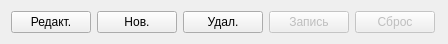
<?xml version="1.0" encoding="UTF-8"?>
<ui version="4.0">
 <class>PushForm</class>
 <widget class="QWidget" name="PushForm">
  <property name="geometry">
   <rect>
    <x>0</x>
    <y>0</y>
    <width>448</width>
    <height>41</height>
   </rect>
  </property>
  <property name="windowTitle">
   <string>Form</string>
  </property>
  <layout class="QHBoxLayout" name="horizontalLayout">
   <item>
    <widget class="QPushButton" name="cmdEdt">
     <property name="text">
      <string>Редакт.</string>
     </property>
     <property name="icon">
      <iconset theme="accessories-text-editor"/>
     </property>
    </widget>
   </item>
   <item>
    <widget class="QPushButton" name="cmdNew">
     <property name="text">
      <string>Нов.</string>
     </property>
     <property name="icon">
      <iconset theme="document-new"/>
     </property>
    </widget>
   </item>
   <item>
    <widget class="QPushButton" name="cmdDel">
     <property name="text">
      <string>Удал.</string>
     </property>
     <property name="icon">
      <iconset theme="edit-delete"/>
     </property>
    </widget>
   </item>
   <item>
    <widget class="QPushButton" name="cmdWrite">
     <property name="enabled">
      <bool>false</bool>
     </property>
     <property name="text">
      <string>Запись</string>
     </property>
     <property name="icon">
      <iconset theme="document-save"/>
     </property>
    </widget>
   </item>
   <item>
    <widget class="QPushButton" name="cmdEsc">
     <property name="enabled">
      <bool>false</bool>
     </property>
     <property name="text">
      <string>Сброс</string>
     </property>
     <property name="icon">
      <iconset theme="document-revert"/>
     </property>
    </widget>
   </item>
   <item>
    <spacer name="horizontalSpacer">
     <property name="orientation">
      <enum>Qt::Horizontal</enum>
     </property>
     <property name="sizeHint" stdset="0">
      <size>
       <width>5</width>
       <height>20</height>
      </size>
     </property>
    </spacer>
   </item>
  </layout>
 </widget>
 <resources/>
 <connections/>
</ui>
